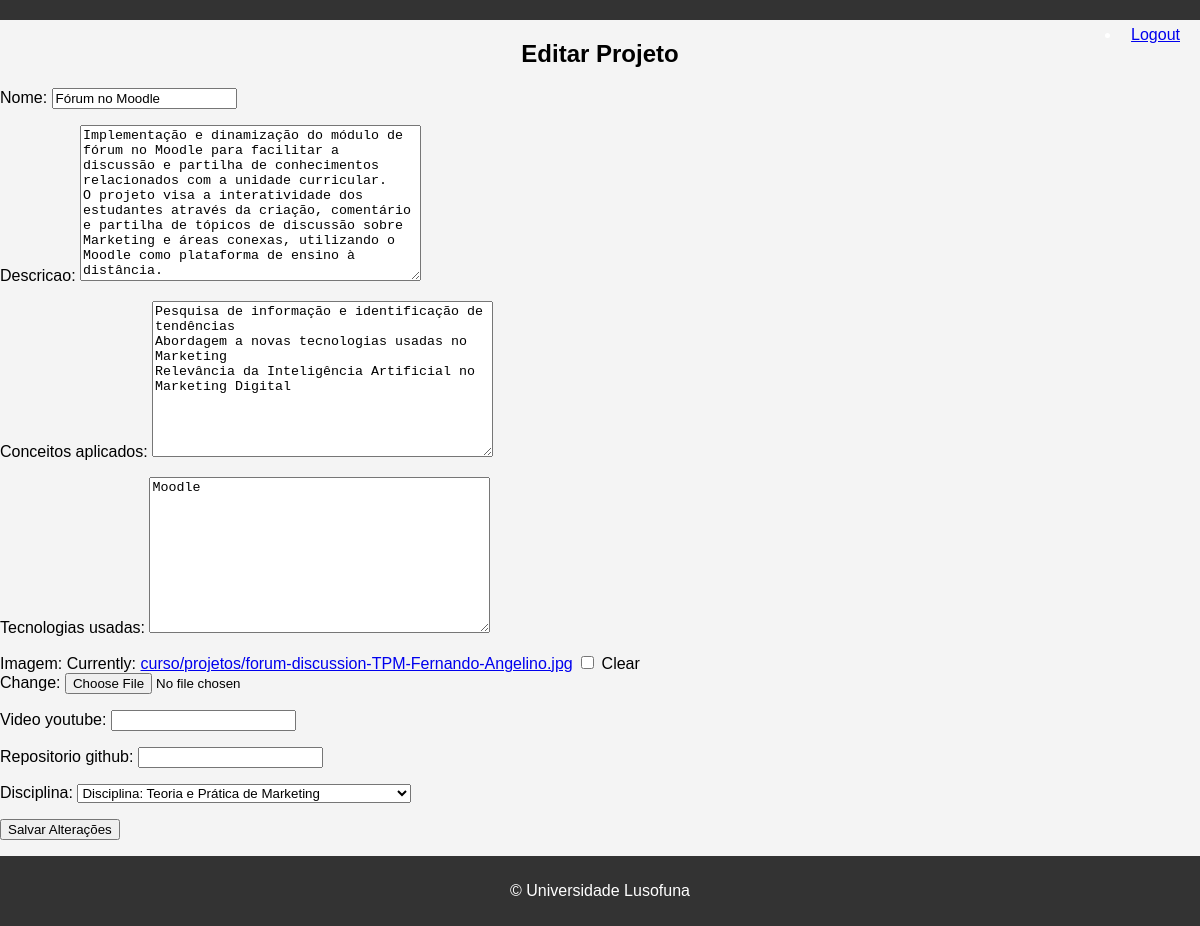
The page /curso/projeto/3/edita/ (signed in) on the database its author committed.
### curso/models.py (models this page shows, shortened)
class Projeto(models.Model):
    nome = models.CharField(max_length=200)
    descricao = models.TextField()
    conceitos_aplicados = models.TextField()
    tecnologias_usadas = models.TextField()
    imagem = models.ImageField(upload_to='curso/projetos', null=True, blank=True)
    video_youtube = models.URLField(null=True, blank=True)
    repositorio_github = models.URLField(null=True, blank=True)
    disciplina = models.OneToOneField(Disciplina, on_delete=models.CASCADE)

class Disciplina(models.Model):
    nome = models.CharField(max_length=200)
    ano = models.IntegerField()
    semestre = models.CharField(max_length=20)
    ects = models.IntegerField()
    curricularIUnitReadableCode = models.CharField(max_length=200)
    area_cientifica = models.ForeignKey(AreaCientifica, on_delete=models.CASCADE)
    def __str__(self):
        return f"Disciplina: {self.nome}"

### curso/views.py (the view)
# urls.py: path('projeto/<int:projeto_id>/edita/', views.edita_projeto_view, name='edita_projeto'),
@login_required
def edita_projeto_view(request, projeto_id):
    projeto = get_object_or_404(Projeto, id=projeto_id)
    form = ProjetoForm(request.POST or None, request.FILES or None, instance=projeto)
    if form.is_valid():
        form.save()
        return redirect('curso:projeto', projeto_id=projeto.id)
    context = {'form': form, 'projeto': projeto}
    return render(request, 'curso/edita_projeto.html', context)

### curso/forms.py
class ProjetoForm(forms.ModelForm):
    class Meta:
        model = Projeto
        fields = ['nome', 'descricao', 'conceitos_aplicados', 'tecnologias_usadas', 'imagem', 'video_youtube', 'repositorio_github', 'disciplina']
        widgets = {
            'nome': forms.TextInput(attrs={'placeholder': 'Nome do projeto'}),
            'descricao': forms.Textarea(attrs={'placeholder': 'Descrição do projeto'}),
            'conceitos_aplicados': forms.Textarea(attrs={'placeholder': 'Conceitos aplicados'}),
            'tecnologias_usadas': forms.Textarea(attrs={'placeholder': 'Tecnologias usadas'}),
        }

### curso/templates/curso/edita_projeto.html (shortened to what this page needs)
{% extends 'layout.html' %}
{% block content %}
<h2>Editar Projeto</h2>
<form action="{% url 'curso:edita_projeto' projeto.id %}" method="post" enctype="multipart/form-data">
    {{ form.as_p }}
    <button type="submit">Salvar Alterações</button>
</form>
{% endblock %}

### templates/layout.html (style rules this page uses)
body { font-family: Arial, sans-serif; margin: 0; padding: 0; background-color: #f4f4f4; }
h2 { text-align: center; }

### rows shown on the page
Projeto: nome "Fórum no Moodle", descricao "Implementação e dinamização do módulo de fórum no Moodle para facilitar a discussão e partilha de conhecimentos relacionados com a unidade curricular. O projeto visa a interatividade dos estudantes através da criação, comentário e partilha de tópicos de discussão sobre Marketing e áreas conexas, utilizando o Moodle como plataforma de ensino à distância.", conceitos_aplicados "Pesquisa de informação e identificação de tendências Abordagem a novas tecnologias usadas no Marketing Relevância da Inteligência Artificial no Marketing Digital", tecnologias_usadas "Moodle", disciplina "Disciplina: Teoria e Prática de Marketing"
